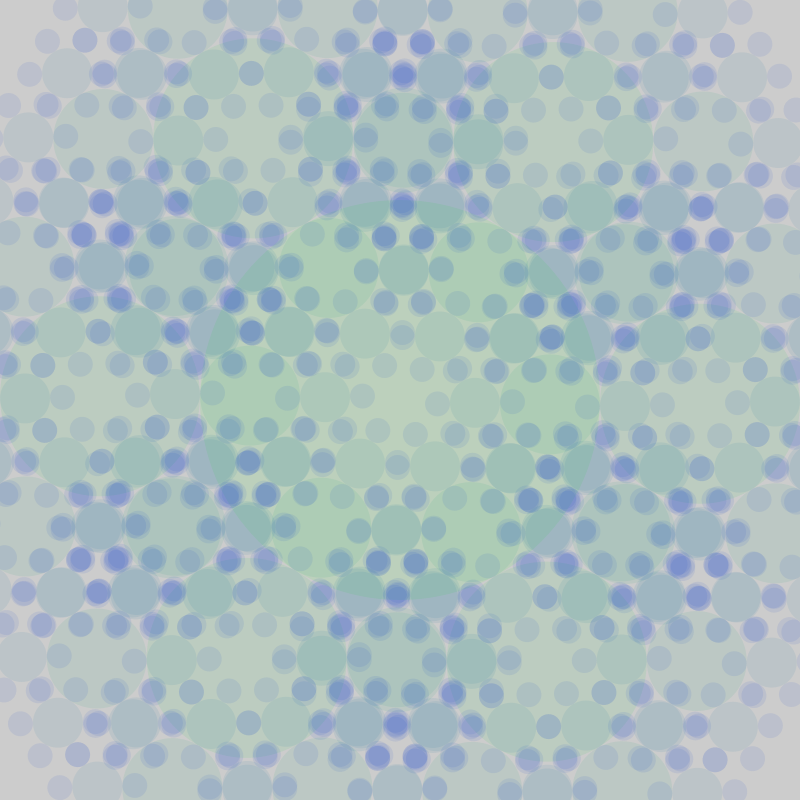
Frame 1 (no input)
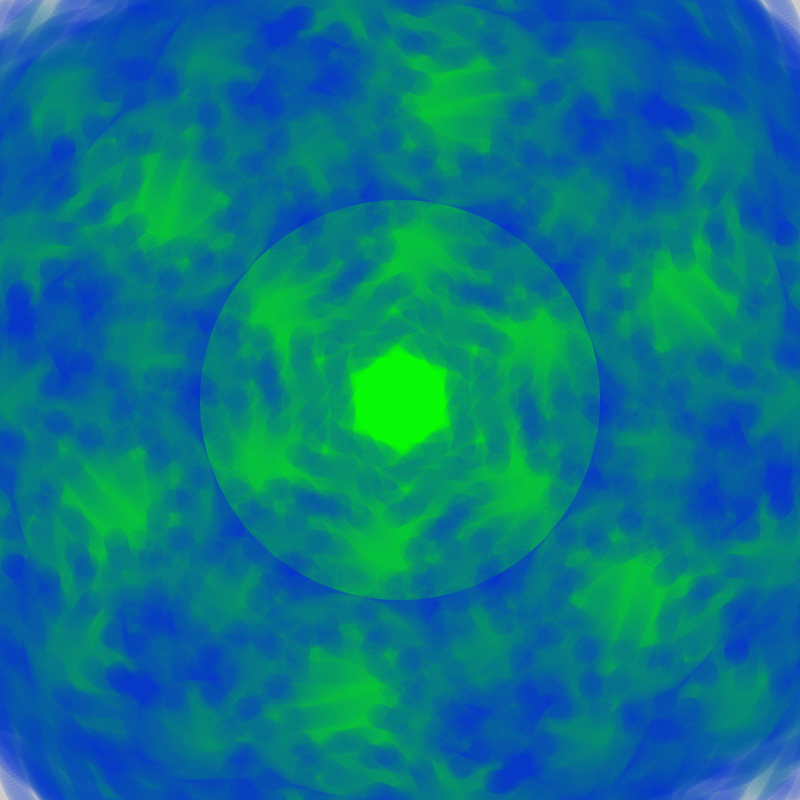
Frame 60 (the mouse pressed at the canvas centre just before this capture)
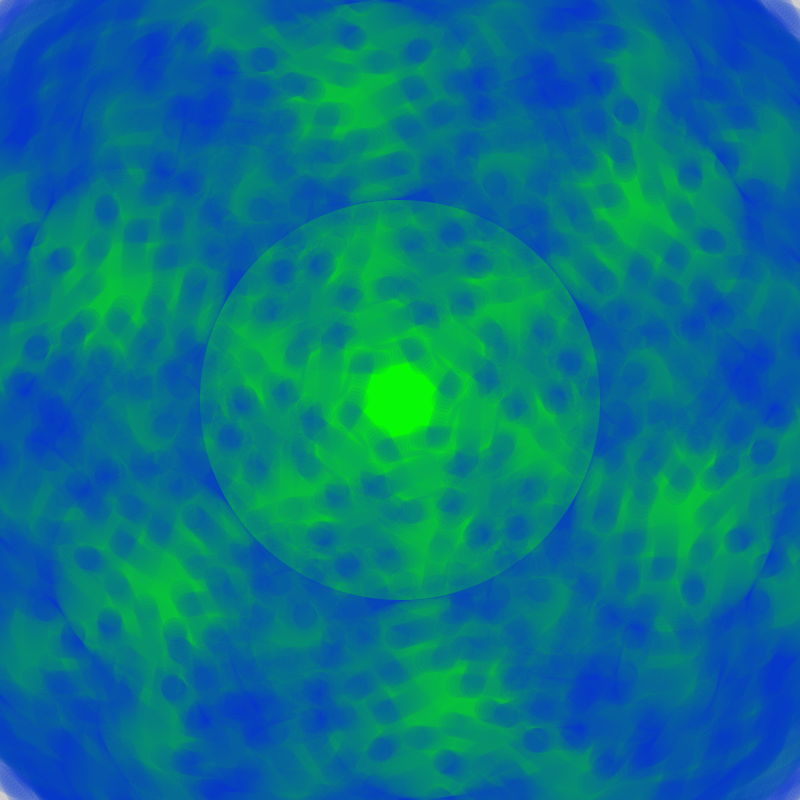
Frame 120 (the mouse held since frame 60 and released just before this capture)

The Processing sketch that drew these frames (run headless with seeded random() and noise(); from frame 60 on, the mouse is pressed at the canvas centre):

// Processing sketch: processing_154562
// ── processing_154562.pde

/*
 * Creative Coding
 * Week 6, 01 - Recursive funtions
 * by Jon McCormack
 * Copyright (c) 2014 Monash University
 *
 * This sketch demonstrates a recursive function to draw circles within circles.
 *
 */

float ratio = -2;  // size ratio of circles
int division = 6; // number of circles inside each circle

void setup() {
  size(800, 800);
  noStroke();
}

void draw() {
  translate(width/2, height/2); // move to the middle of the screen
  drawCircle(height/4, 5); // draw the recursive circle
}

/*
 * drawCircle
 * recursive function that draws a circle
 * then draws 'division' circles inside that circle
 *
 */
void drawCircle(float radius, int level) {                    
  float tt = 126 * level/2.5;
  fill(0,tt,255-tt,20);

  // draw the circle
  
  ellipse(0, 0, radius*2, radius*2);      
  if (level > 1) {
    level = level - 1;

    // draw the inner circles
    for (int i = 0; i < division; ++i) {  
      pushMatrix();
      float mult = (level % 2 == 1) ? -1 : 1;
      rotate(mult * frameCount / (20.0 * level) + TWO_PI/division * i);
      translate(radius - radius/ratio, 0);
      drawCircle(radius/ratio, level);
      popMatrix();
    }
  }
}
